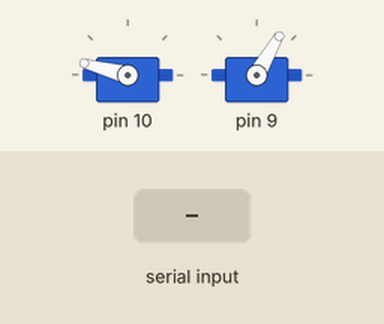
This sketch was run on a simulated Arduino Uno, built with avr-gcc and run on an emulated ATmega328P. On the bench: 2 × servo. Inputs (shaded band) come from the test bench.

Above: at 1.3 s.
1.4 s: "d" received over Serial
At 1.65 s:
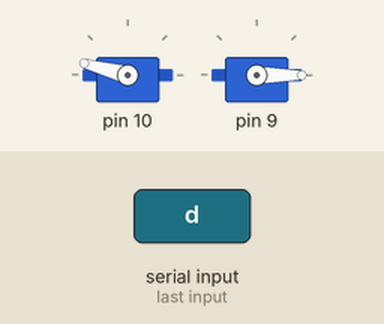
3.2 s: "l" received over Serial
At 3.7 s:
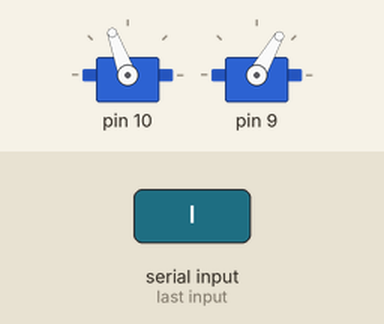
4.8 s: "d" received over Serial
At 5.05 s:
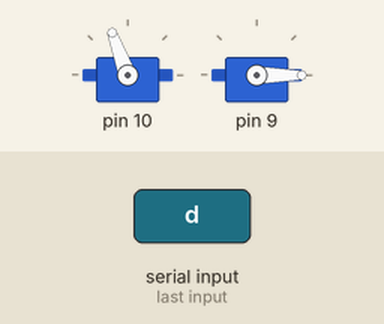
6.6 s: "r" received over Serial
At 7.5 s:
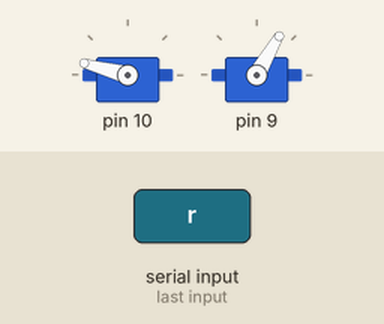
Timing chart, 0 to 9.2 s (numbered marks = the images above; inputs shaded):
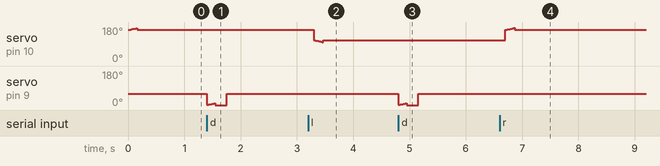

Measured:
- after the input at 1.4 s, servo on pin 9: 60° → 0° at once, → 60° 0.35 s later
- after the input at 3.2 s, servo on pin 10: 165° → 110° after 0.10 s
- after the input at 4.8 s, servo on pin 9: 60° → 0° at once, → 60° 0.35 s later
- after the input at 6.6 s, servo on pin 10: 110° → 165° after 0.10 s

The sketch:

uno_drill_driver.ino
```cpp
// ======================// ======================// ======================
// Drill Controller by Zeke
// ======================// ======================// ======================

#include "DrillDriver.h"

DrillDriver TheDriver(/*direction*/ 10, /*speed*/ 9);

void setup() {
  // For reasons beyond me, it is important that this get called in setup.
  // Attempting to attach the servos in the global constructor causes weird
  // behavior.
  TheDriver.init();
  Serial.begin(9600);
}

void loop() {
  if (Serial.available())
  {
    char input = Serial.read();

    switch(input)
    {
      case 'l':
        TheDriver.stopDrill();
        delay(100);
        TheDriver.turnLeft();
        break;
      case 'r':
        TheDriver.stopDrill();
        delay(100);
        TheDriver.turnRight();
        break;
      case 'd':
        TheDriver.driveDrill();
        delay(200);
        TheDriver.stopDrill();
        break;
      case 's':
        TheDriver.stopDrill();
        break;
    }
  }
}
```

DrillDriver.h
```cpp
#include <Servo.h>

class DrillDriver
{
public:
  DrillDriver(int directionServo, int speedServo);
  void init();

  void driveDrill();
  void stopDrill();

  bool isDriving();

  void turnRight();
  void turnLeft();

  bool turnedRight();

private:
  int _directionPin;
  int _speedPin;

  Servo _DirectionServo;
  Servo _SpeedServo;

  const int _driveAngle = 0;
  const int _stopAngle = 60;

  const int _leftAngle = 110;
  const int _rightAngle = 165;

  bool _turnedRight;
  bool _driving;
};

DrillDriver::DrillDriver(int directionServo, int speedServo)
: _directionPin(directionServo), _speedPin(speedServo)
{
}

void DrillDriver::init()
{
  _DirectionServo.attach(_directionPin);
  _SpeedServo.attach(_speedPin);

  stopDrill();
  // In order to know the direction of the servo, we need to set it as the
  // servo could have been moved while the program wasn't running.
  turnRight();
}

void DrillDriver::driveDrill()
{
  if ( ! _driving )
  {
    // Build up to it.
    for ( int i = _stopAngle; i < _driveAngle; ++i )
    {
      _SpeedServo.write(i);
      delay(15);
    }
  }

  // Push a little extra.
  for ( int i = 1; i <= 10; ++i )
  {
    _SpeedServo.write(_driveAngle + i);
    delay(15);
  }

  _SpeedServo.write(_driveAngle);

  _driving = true;
}

void DrillDriver::stopDrill()
{
  _SpeedServo.write(_stopAngle);
  _driving = false;
}

bool DrillDriver::isDriving()
{
  return _driving;
}

void DrillDriver::turnRight()
{
  _DirectionServo.write(_rightAngle);
  delay(15);
  // Overpress to make sure that we get it.
  for (int i = 1; i <= 10; ++i)
  {
    _DirectionServo.write(_rightAngle + i);
    delay(15);
  }
  _DirectionServo.write(_rightAngle);
  _turnedRight = true;
}

void DrillDriver::turnLeft()
{
  _DirectionServo.write(_leftAngle);
  delay(15);
  // Overpress to make sure that we get it.
  for (int i = 1; i <= 10; ++i)
  {
    _DirectionServo.write(_leftAngle - i);
    delay(15);
  }
  _DirectionServo.write(_leftAngle);
  _turnedRight = false;
}

bool DrillDriver::turnedRight()
{
  return _turnedRight;
}
```
